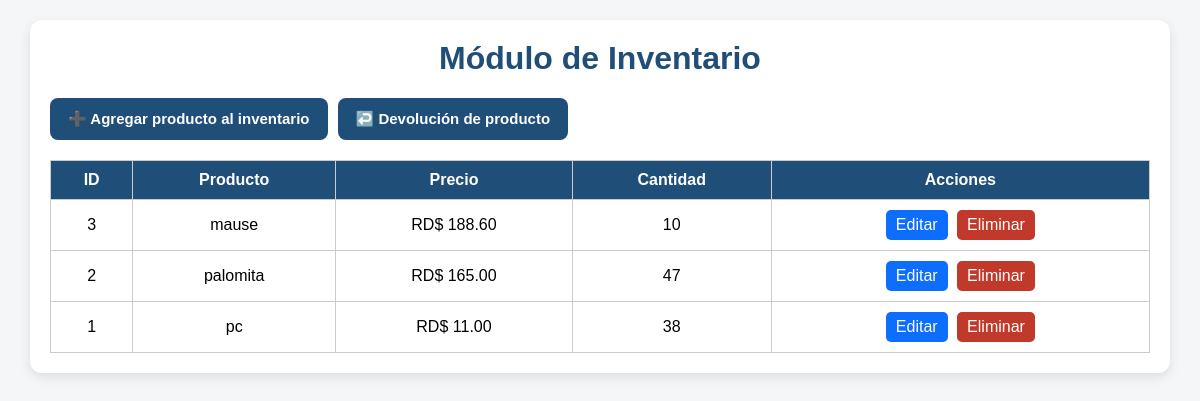
/inventario (signed in), run on an earlier commit of the app's database.
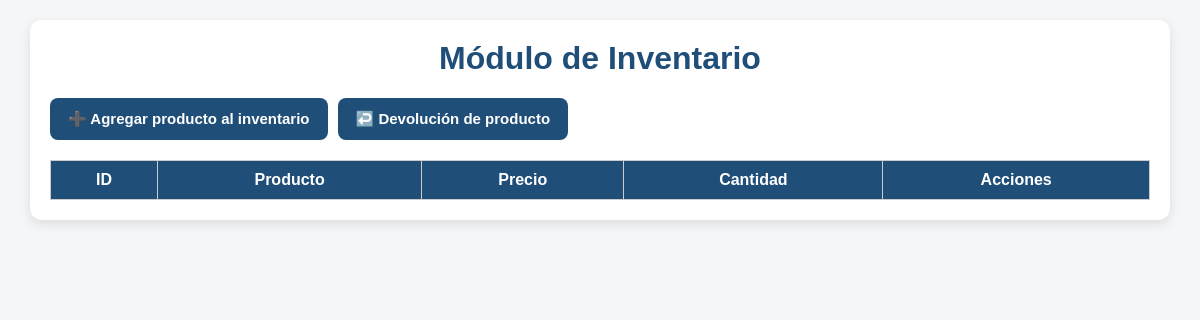
And on a later commit of the database.
### tables this page shows
CREATE TABLE productos (
    id INTEGER PRIMARY KEY AUTOINCREMENT,
    nombre TEXT,
    precio REAL,
    cantidad INTEGER
);

### app.py (the view, shortened to what this page needs)
@app.route("/inventario", methods=["GET", "POST"])
def inventario():
    if "usuario" not in session:
        return redirect(url_for("login"))
    if session.get("permiso_inventario") != 1 and session.get("rol") != "admin":
        return "No tienes permiso para acceder a Inventario"
    conexion = sqlite3.connect("pos.db")
    cursor = conexion.cursor()
    mensaje = ""
    cursor.execute("SELECT * FROM productos ORDER BY nombre ASC")
    productos = cursor.fetchall()
    conexion.close()
    return render_template("inventario.html", productos=productos, mensaje=mensaje)

### templates/inventario.html (shortened to what this page needs)
<!DOCTYPE html>
<html lang="es">
<head>
    <link rel="stylesheet" href="{{ url_for('static', filename='style.css') }}">
</head>
<body>
<div class="contenedor">
    <h1>Módulo de Inventario</h1>
    <div class="barra-superior">
        <button type="button" class="btn-principal" onclick="mostrarFormulario('agregar')">
            ➕ Agregar producto al inventario
        </button>
        <button type="button" class="btn-principal" onclick="mostrarFormulario('devolucion')">
            ↩️ Devolución de producto
        </button>
    </div>
    <table>
        <tr>
            <th>ID</th>
            <th>Producto</th>
            <th>Precio</th>
            <th>Cantidad</th>
            <th>Acciones</th>
        </tr>
        {% for producto in productos %}
        <tr>
            <td>{{ producto[0] }}</td>
            <td>{{ producto[1] }}</td>
            <td>RD$ {{ "%.2f"|format(producto[2]) }}</td>
            <td>{{ producto[3] }}</td>
            <td class="acciones">
                <a class="btn-editar" href="/editar_producto/{{ producto[0] }}">Editar</a>
                <a class="btn-eliminar"
                   href="/eliminar_producto/{{ producto[0] }}"
                   onclick="return confirm('¿Eliminar producto?')">
                   Eliminar
                </a>
            </td>
        </tr>
        {% endfor %}
    </table>
</div>
</body>
</html>

What changed in the data, as far as the page shows it:
removed productos: id "3", nombre "mause", precio "188.60", cantidad "10"
removed productos: id "2", nombre "palomita", precio "165.00", cantidad "47"
removed productos: id "1", nombre "pc", precio "11.00", cantidad "38"
